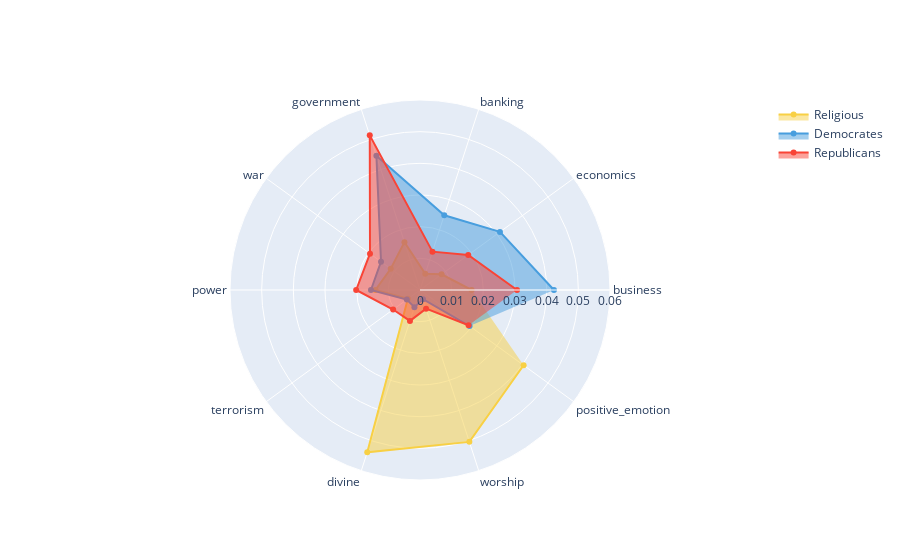

The notebook cell this image was saved under:
### Markdown cell above
### Radar Chart

### Code cell
theta_ = ['business','economics','banking','government','war','power','terrorism','divine','worship','positive_emotion']

fig = go.Figure()

fig.add_trace(go.Scatterpolar(
        r=categories_df[theta_].loc['Religious'],
        theta=theta_,
        fill='toself',
        name='Religious',
        line_color = '#f8d044'
))
fig.add_trace(go.Scatterpolar(
        r=categories_df[theta_].loc['Democrates'],
        theta=theta_,
        #mode = 'lines',
        fill='toself',
        name='Democrates',
        line_color = '#489ede'
))
fig.add_trace(go.Scatterpolar(
        r=categories_df[theta_].loc['Republicans'],
        theta=theta_,
        fill='toself',
        name='Republicans',
        line_color = '#f94436'
))

fig.update_layout(
  polar=dict(
    radialaxis=dict(
      visible=True,
      range=[0, 0.06]
    )),
  showlegend=True
)

fig.show()
fig.write_html("../output/radar_chart_features.html")

### Figure 1 — Plotly figure (JSON) as saved in the notebook; plotly's stock layout.template omitted (floating-point values rounded to 4 significant figures)
{"data": [{"fill": "toself", "line": {"color": "#f8d044"}, "name": "Religious", "r": [0.0163, 0.008427, 0.005393, 0.01589, 0.01143, 0.01407, 0.004732, 0.0539, 0.05043, 0.04044], "theta": ["business", "economics", "banking", "government", "war", "power", "terrorism", "divine", "worship", "positive_emotion"], "type": "scatterpolar"}, {"fill": "toself", "line": {"color": "#489ede"}, "name": "Democrates", "r": [0.0423, 0.03121, 0.02482, 0.04455, 0.01521, 0.01549, 0.005161, 0.005687, 0.003067, 0.01937], "theta": ["business", "economics", "banking", "government", "war", "power", "terrorism", "divine", "worship", "positive_emotion"], "type": "scatterpolar"}, {"fill": "toself", "line": {"color": "#f94436"}, "name": "Republicans", "r": [0.03064, 0.01882, 0.01273, 0.05134, 0.01952, 0.02016, 0.01049, 0.01026, 0.006207, 0.01896], "theta": ["business", "economics", "banking", "government", "war", "power", "terrorism", "divine", "worship", "positive_emotion"], "type": "scatterpolar"}], "layout": {"polar": {"radialaxis": {"range": [0, 0.06], "visible": true}}, "showlegend": true}}
